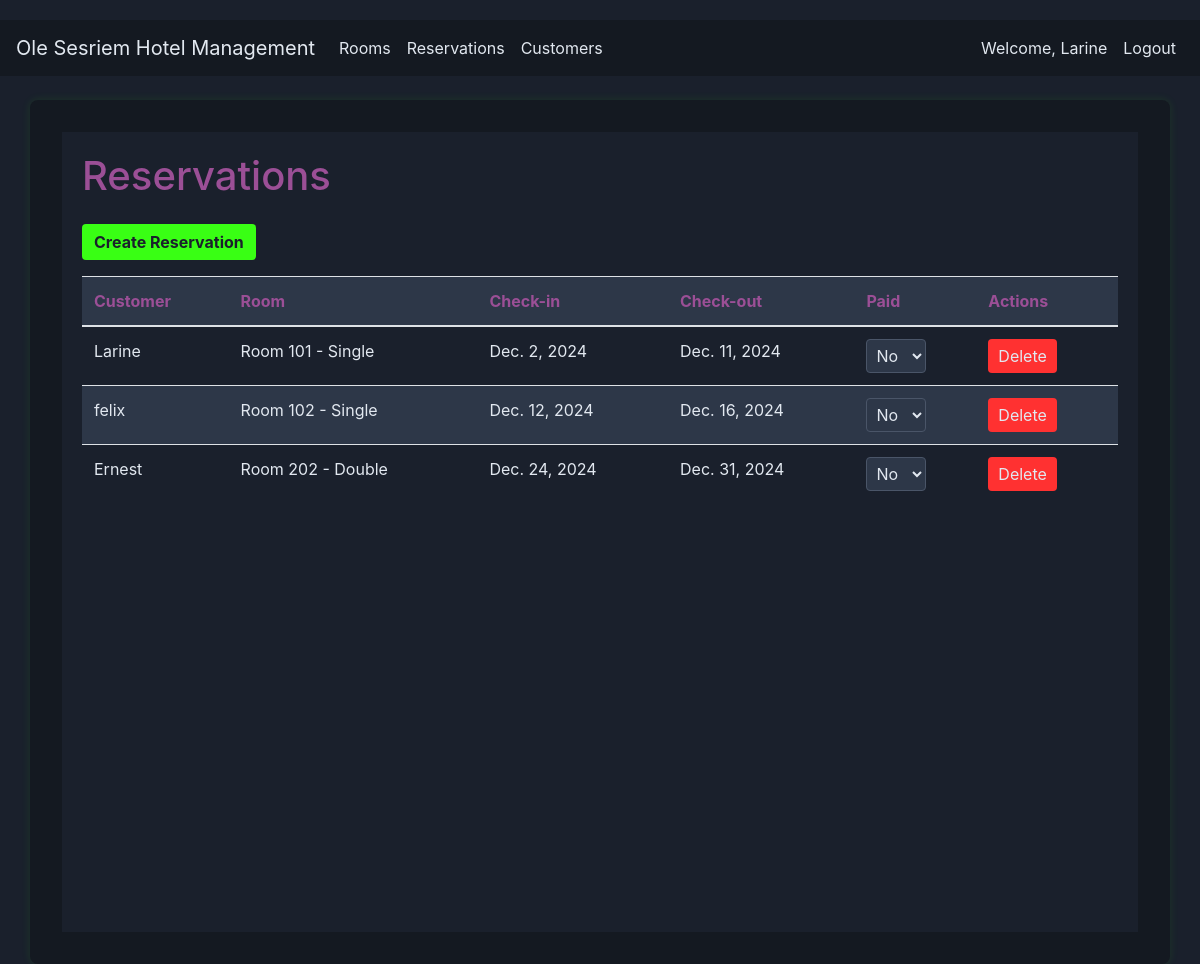
The app's page /reservations/ (signed in) with its own data.
### core/models.py (models this page shows, shortened)
class Reservation(models.Model):
    customer = models.ForeignKey(Customer, on_delete=models.CASCADE)
    room = models.ForeignKey(Room, on_delete=models.CASCADE)
    check_in = models.DateField()
    check_out = models.DateField()
    is_paid = models.BooleanField(default=False)

class Customer(models.Model):
    user = models.ForeignKey(User, on_delete=models.SET_NULL, null=True, blank=True)
    name = models.CharField(max_length=100)
    phone = models.CharField(max_length=20, blank=True)
    email = models.EmailField(blank=True)
    def __str__(self):
        return self.name

class Room(models.Model):
    ROOM_TYPES = (
        ('single', 'Single'),
        ('double', 'Double'),
        ('suite', 'Suite'),
    )
    ROOM_STATUS = (
        ('available', 'Available'),
        ('occupied', 'Occupied'),
        ('maintenance', 'Maintenance'),
    )
    number = models.CharField(max_length=10, unique=True)
    type = models.CharField(max_length=10, choices=ROOM_TYPES)
    price = models.DecimalField(max_digits=8, decimal_places=2)
    status = models.CharField(max_length=20, choices=ROOM_STATUS, default='available')
    def __str__(self):
        return f"Room {self.number} - {self.get_type_display()}"

### core/views.py (the view)
# urls.py: path('reservations/', views.reservation_list, name='reservation_list'),
@login_required
def reservation_list(request):
    reservations = Reservation.objects.all()
    return render(request, 'reservation_list.html', {'reservations': reservations})

### core/templates/reservation_list.html (shortened to what this page needs)
{% extends 'core/base.html' %}
{% block content %}
    <div class="dark-theme" style="background-color: #1a202c; color: #e2e8f0; padding: 20px; min-height: 100vh;">
        <h1 style="color: #9B4F96; margin-bottom: 1.5rem;">Reservations</h1>
        <a href="{% url 'reservation_create' %}" class="btn mb-3" style="background-color: #39FF14; color: #1a202c; font-weight: bold; border: none; transition: all 0.3s ease;">Create Reservation</a>
        <table class="table" style="color: #e2e8f0; border-collapse: collapse; width: 100%;">
            <thead>
                <tr style="background-color: #2d3748; border-bottom: 2px solid #39FF14;">
                    <th style="padding: 12px; color: #9B4F96;">Customer</th>
                    <th style="padding: 12px; color: #9B4F96;">Room</th>
                    <th style="padding: 12px; color: #9B4F96;">Check-in</th>
                    <th style="padding: 12px; color: #9B4F96;">Check-out</th>
                    <th style="padding: 12px; color: #9B4F96;">Paid</th>
                    <th style="padding: 12px; color: #9B4F96;">Actions</th>
                </tr>
            </thead>
            <tbody>
                {% for reservation in reservations %}
                    <tr style="{% if forloop.counter|divisibleby:2 %}background-color: #2d3748;{% else %}background-color: #1a202c;{% endif %} transition: all 0.3s ease;">
                        <td style="padding: 12px;">{{ reservation.customer }}</td>
                        <td style="padding: 12px;">{{ reservation.room }}</td>
                        <td style="padding: 12px;">{{ reservation.check_in }}</td>
                        <td style="padding: 12px;">{{ reservation.check_out }}</td>
                        <td style="padding: 12px;">
                            <select class="payment-status" data-reservation-id="{{ reservation.id }}" style="background-color: #2d3748; color: #e2e8f0; border: 1px solid #4a5568; padding: 5px; border-radius: 4px;">
                                <option value="unpaid" {% if not reservation.is_paid %}selected{% endif %}>No</option>
                            </select>
                        </td>
                        <td style="padding: 12px;">
                            <button class="btn btn-delete" data-reservation-id="{{ reservation.id }}" style="background-color: #FF3131; color: #e2e8f0; border: none; padding: 5px 10px; cursor: pointer; transition: all 0.3s ease; margin-right: 5px;">Delete</button>
                        </td>
                    </tr>
                {% endfor %}
            </tbody>
        </table>
    </div>
{% endblock %}

### core/templates/core/base.html (shortened to what this page needs)
<!DOCTYPE html>
<html lang="en">
<head>
    <link rel="stylesheet" href="https://stackpath.bootstrapcdn.com/bootstrap/4.5.2/css/bootstrap.min.css">
    <link rel="stylesheet" href="/static/css/style.css">
</head>
<body>
    <nav class="navbar navbar-expand-lg navbar-light">
        <a class="navbar-brand" href="{% url 'dashboard' %}">Ole Sesriem Hotel Management</a>
        <div class="collapse navbar-collapse" id="navbarNav">
            <ul class="navbar-nav">
                <li class="nav-item">
                    <a class="nav-link" href="{% url 'room_list' %}">Rooms</a>
                </li>
                <li class="nav-item">
                    <a class="nav-link" href="{% url 'reservation_list' %}">Reservations</a>
                </li>
                <li class="nav-item">
                    <a class="nav-link" href="{% url 'customer_list' %}">Customers</a>
                </li>
            </ul>
            <ul class="navbar-nav ml-auto">
                {% if user.is_authenticated %}
                    <li class="nav-item">
                        <span class="nav-link">Welcome, {{ user.username }}</span>
                    </li>
                    <li class="nav-item">
                        <a class="nav-link" href="{% url 'login' %}">Logout</a>
                    </li>
                {% endif %}
            </ul>
        </div>
    </nav>
    <div class="container mt-4">
        {% block content %}
        {% endblock %}
    </div>
</body>
</html>

### core/static/style.css (style rules this page uses)
body { padding-top: 20px; }

### core/templates/core/base.html (style rules this page uses)
:root { --dark-bg: #1a202c; --darker-bg: #141921; --neon-green: #39FF14; --amber-purple: #9B4F96; --light-text: #e2e8f0; }
body { background-color: var(--dark-bg); color: var(--light-text); }
.navbar { background-color: var(--darker-bg) !important; }
.navbar-light .navbar-brand, .navbar-light .navbar-nav .nav-link { color: var(--light-text) !important; }
.container { background-color: var(--darker-bg); padding: 2rem; border-radius: 8px; box-shadow: 0 0 10px rgba(57, 255, 20, 0.1); }
table { color: var(--light-text); }
h1, h2, h3, h4, h5, h6 { color: var(--amber-purple); }
a { color: var(--neon-green); }

### records on screen
Reservation: customer "Larine", room "Room 101 - Single", check_in "Dec. 2, 2024", check_out "Dec. 11, 2024", is_paid+id "No"
Reservation: customer "felix", room "Room 102 - Single", check_in "Dec. 12, 2024", check_out "Dec. 16, 2024", is_paid+id "No"
Reservation: customer "Ernest", room "Room 202 - Double", check_in "Dec. 24, 2024", check_out "Dec. 31, 2024", is_paid+id "No"

### other values on screen
{{ user.username }} "Larine"
